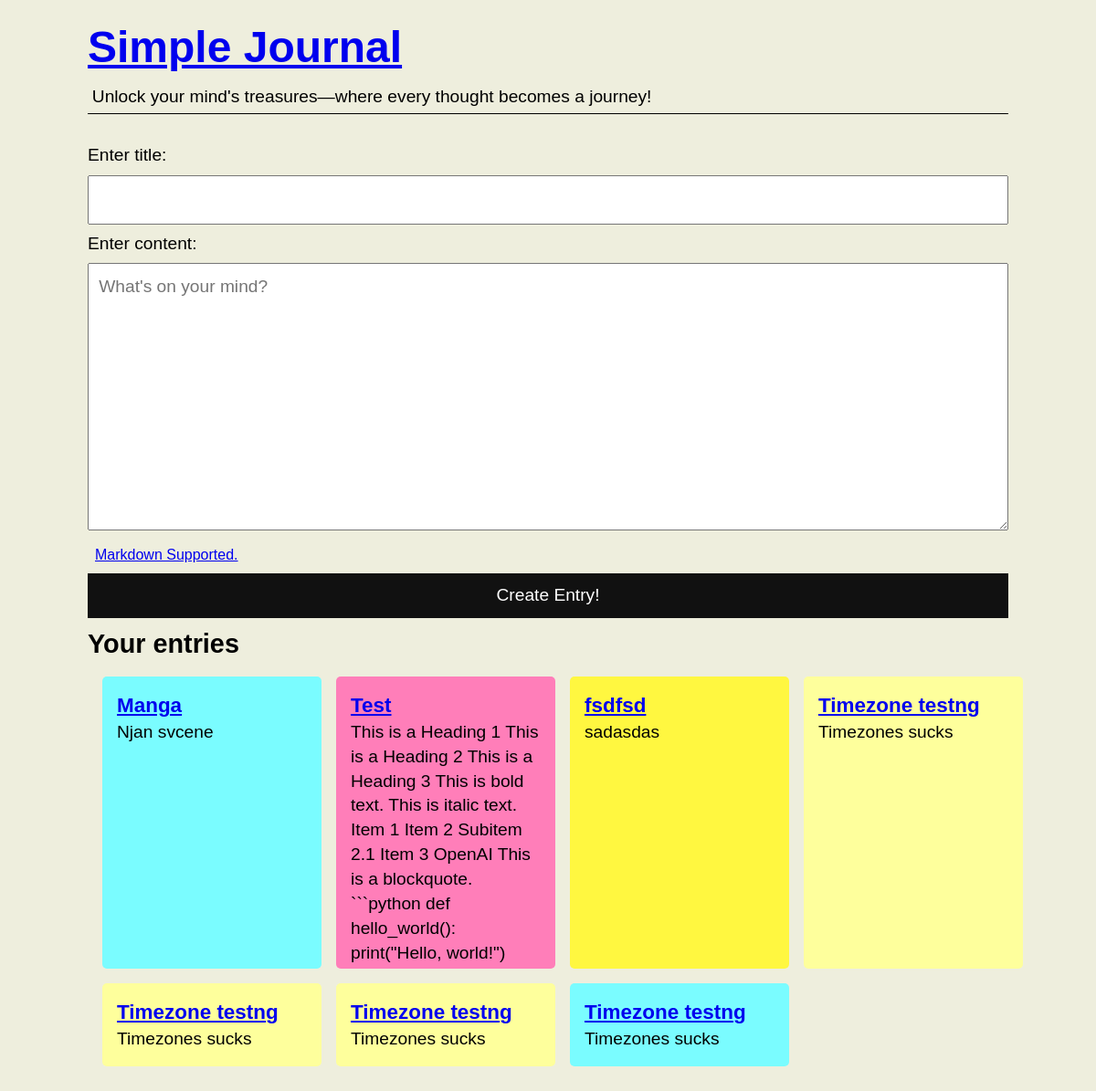
The page / on the database its author committed.
### simpleJournal/model.py (models this page shows, shortened)
class JournalEntry(db.Model):
    id = db.Column(db.Integer, primary_key=True)
    title = db.Column(db.String(100), nullable=False)
    created_at = db.Column(db.DateTime, default=datetime.now(timezone.utc))
    textEntry = db.Column(db.Text, nullable=False)

### simpleJournal/routes.py (the view)
@app.route('/')
def index():
    entries = JournalEntry.query.all()
    for entry in entries:
        markdownText = markdown.markdown(entry.textEntry)
        entry.textEntry = ''.join(BeautifulSoup(markdownText).findAll(text=True))
        color = random.choice(colors)
        entry.color = color
    return render_template('home.html', entries=entries)

### simpleJournal/templates/home.html (shortened to what this page needs)
{% extends 'index.html' %}
{% block content %}
<header>
    <h1><a href="/">Simple Journal</a></h1>
    <p>Unlock your mind's treasures—where every thought becomes a journey!</p>
</header>
<form action="/entry" method="POST">
    <label for="title">Enter title:</label>
    <input type="text" name='title' id="title" required/>
    <label for="content">Enter content: </label>
    <textarea name='text' placeholder="What's on your mind?"  rows="10" required></textarea>
    <p class="info"><a href="https://www.markdownguide.org/cheat-sheet/">Markdown Supported.</a></p>
    <button type="submit">Create Entry!</button>
</form>
<section class="entries">
    <h2>Your entries</h2>
    <section class="entries-grid">
        {% for entry in entries %}
        <article class="entry {{entry.color}}">
            <h3><a href="/note/{{entry.id}}">{{ entry.title }}</a></h3>
            <div class="text">{{entry.textEntry|safe}}</div>
        </article>
        {% endfor %}
    </section>
</section>
{% endblock %}

### simpleJournal/static/style.css (style rules this page uses)
* { box-sizing: border-box; margin: 0; padding:0; }
header { margin-bottom: 2rem; border-bottom: 1px solid black; }
label { margin-bottom: 0.5rem; }
body { font-family: 'Supreme', sans-serif; font-size:1.2em; line-height: 1.4; max-width: 65rem; margin: 0 auto; padding: 1rem; background-color: #eeeedd; }
h1 { font-family: 'Chubbo', sans-serif; font-size: 2.5em; line-height: 1.5; }
h2,h3 { font-family: 'Chubbo', sans-serif; }
form { display: flex; flex-direction: column; justify-content: center; }
input[type="text"],textarea,button { font: inherit; padding: 0.7rem; margin-bottom: 0.5rem; width: 100%; }
.info { font-size: smaller; margin-bottom:0.5rem; }
button { border:none; cursor: pointer; background-color: #111111; color: white; }
.entries-grid { display: grid; grid-template-columns: repeat(4,1fr); width: 100%; gap: 1rem; margin: 1rem; }
.entry { display: flex; flex-direction: column; width: 100%; max-height: 20rem; padding: 1rem; overflow: hidden; text-wrap: wrap; text-overflow: ellipsis; border-radius: 5px; }
.yellow { background-color: #fff740; }
.light-yellow { background-color: #feff9c; }
.blue { background-color: #7afcff; }
.light-pink { background-color: #ff7eb9; }
header > p { margin:0.3rem }
p { margin: 0.5rem; }

### rows shown on the page
JournalEntry: title "Manga", textEntry "Njan svcene"
JournalEntry: title "Test", textEntry "This is a Heading 1 This is a Heading 2 This is a Heading 3 This is bold text. This is italic text. Item 1 Item 2 Subitem 2.1 Item 3 OpenAI This is a blockquote. ```python def hello_world(): print(\"Hello, world!\")"
JournalEntry: title "fsdfsd", textEntry "sadasdas"
JournalEntry: title "Timezone testng", textEntry "Timezones sucks"
JournalEntry: title "Timezone testng", textEntry "Timezones sucks"
JournalEntry: title "Timezone testng", textEntry "Timezones sucks"
JournalEntry: title "Timezone testng", textEntry "Timezones sucks"
